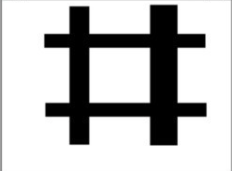
#> input picture images/sobel.png, 232 x 171 px, found by its file name
$ python demo.py   (older library calls are emulated)
#> lines starting #> are read from the running program, lines starting #| are printed output that depends on the picture
# -*- coding: utf-8 -*-
# @Time    : 2023/3/27 下午11:10
# @Author  : lizheng
# @FileName: demo.py.py
# @Software: PyCharm
import cv2

o=cv2.imread('../images/sobel.png',cv2.IMREAD_GRAYSCALE)
#> o: shape (171, 232); min 0, max 255, mean 190.8

Laplacian=cv2.Laplacian(o,cv2.CV_64F)
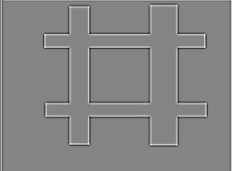
#> Laplacian: shape (171, 232) float64; min -237, max 218, mean 0.4; drawn with min black and max white

Laplacian=cv2.convertScaleAbs(Laplacian)
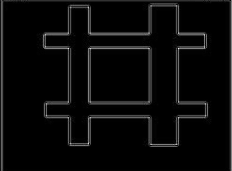
#> Laplacian: shape (171, 232); min 0, max 237, mean 9.5

cv2.imshow("original",o)

cv2.imshow("Laplacian",Laplacian)

cv2.waitKey()

cv2.destroyAllWindows()
